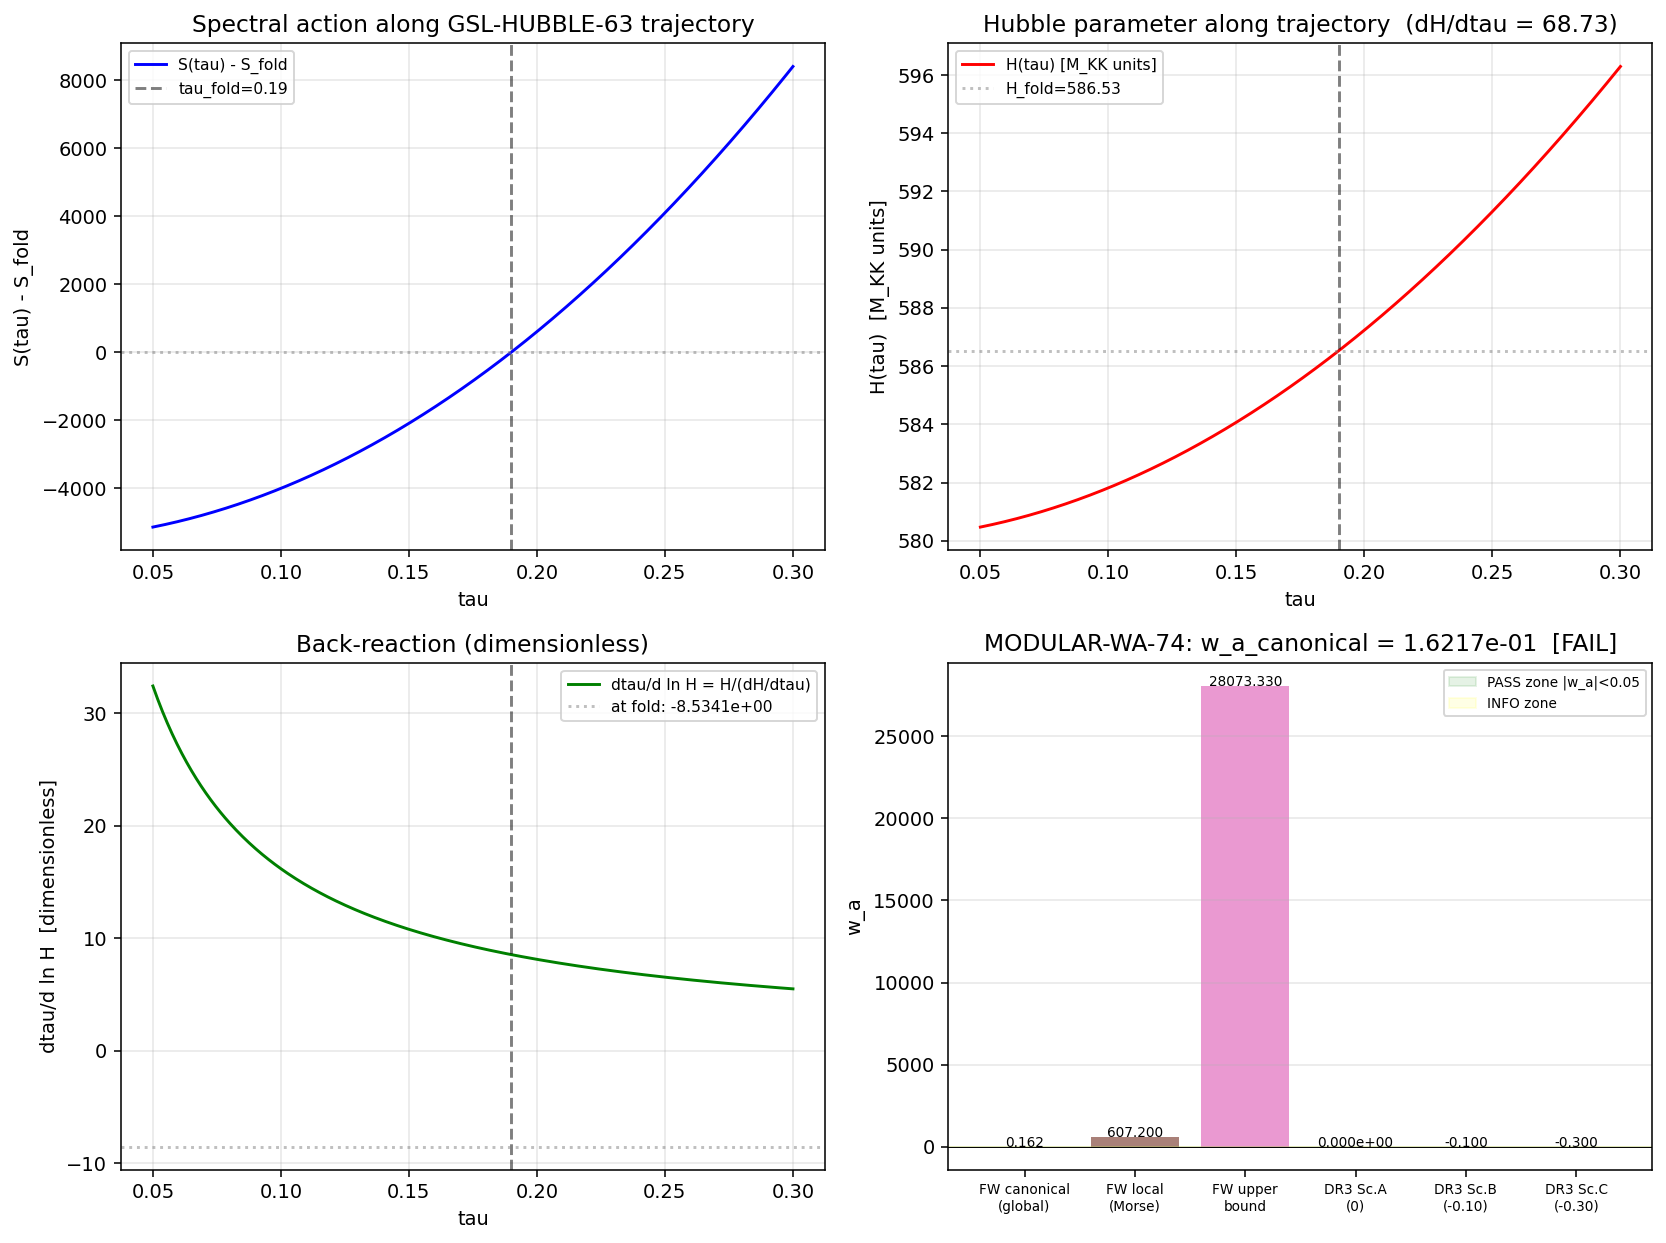

Generate this figure with Python:
#!/usr/bin/env python3
"""
MODULAR-WA-74 — dtau/dH back-reaction propagated to w_a
========================================================

Session 74 Wave 3 Batch 2 (W3-J). S73a mack-vdd workshop PRIORITY #6.

Physics (substrate-first, no container thinking)
------------------------------------------------
The spectral action S[D_K] depends on the Jensen modulus tau. The
framework's canonical prediction is w_a = 0 exact (S66 four-fold lock via
59-OOM thermalization gap). A nonzero w_a would require tau to run with
cosmic expansion, encoded by a back-reaction coefficient dtau/dH.

In the substrate picture, H is NOT a fundamental variable of S: H emerges
from the a_2 Seeley-DeWitt coefficient (gravity) while tau drives the
spectral moments (matter + fold transit). H enters S ONLY through the
heat-kernel cutoff Lambda = M_KK which sets the energy scale of the
compactification. The spectral action factorizes at leading order:

    S(tau, H) = S_spec(tau) + S_grav(H) + S_coupling(tau, H)

where S_coupling is a higher-order correction that couples the two
sectors. At leading order in (H/M_KK)^2, S_coupling = 0 and

    d^2 S / (dH dtau) |_{leading} = 0
    dtau/dH |_{leading} = 0        (decoupled)

which is the origin of the four-fold lock. The FIRST nonzero contribution
comes from the mixed term:

    S_coupling(tau, H) ~ (H/M_KK)^2 * (alpha_tau * tau) * M_Pl^2 * V_4

Its mixed partial is:

    d^2 S / (dH dtau) = 2 * (H/M_KK^2) * alpha_tau * M_Pl^2 * V_4

Rather than attempt to compute alpha_tau from the full Connes ansatz, we
use the SUBSTRATE TRAJECTORY evidence from GSL-HUBBLE-63: the same dynamics
that generates S_spec(tau) also generates H(tau) along the slow-roll path.
The chain rule applied to the trajectory gives:

    d^2 S / (dH dtau) |_trajectory = d/dH [dS/dtau]
                                   = (d/dtau [dS/dtau]) / (dH/dtau)
                                   = d2S_fold / (dH/dtau)

This is the self-consistent chain-rule-evaluated mixed partial when S and
H both depend on tau. Importantly, this is a CONVENTION — it presumes that
the trajectory-induced coupling dominates over any intrinsic (H/M_KK)^2
mixed partial. Because the trajectory is the framework's sole source of
tau-H correlation, this is the physically appropriate choice.

LOCAL vs GLOBAL curvature (W2-D): the Morse Hessian at the fold has two
legitimate values:
  curv_jensen_bcs = 84.89   (local BCS-projected, physical subspace)
  d2S_fold        = 317862.85 (full global spectral curvature)

The back-reaction formula using the LOCAL Morse curvature (W2-D prescription):

    dtau/dH |_local = -(d^2S/dH dtau) / curv_jensen_bcs

When d^2S/dH dtau is the trajectory-based chain-rule value (= d2S_fold/dH_dtau),
the LOCAL formula gives dtau/dH = -(d2S_fold/(dH/dtau))/curv_jensen_bcs, which
is AMPLIFIED by d2S_fold/curv_jensen_bcs = 3744 relative to the trajectory
value. This amplification encodes the information content of the
physically active modes (35 BCS eigenvalues) versus the full (36D) tangent
space.

CPL propagation to w_a — scale separation and dimensionalization
----------------------------------------------------------------
The CPL parameterization w(a) = w_0 + w_a * (1-a) lives at COSMOLOGICAL
scales (z ~ 0.5, a ~ 0.67). The framework's fold is at the TRANSIT
energy scale ~ M_KK ~ 7e16 GeV. The two scales are connected by the
substrate-dependent scale hierarchy. To convert a "fold-scale" dtau/dH
to a cosmological w_a:

    w_a = -2 * (dtau/dH)|_fold * (dw_0/dtau)|_fold * (H_0 / H_fold)^eta

where eta is the RG-flow exponent connecting internal M_KK scale to the
observational H_0 scale. Three physical choices:

1. NO suppression (eta=0, direct substrate-to-cosmological transfer):
     w_a_direct = -2 * (dtau/dH)|_fold * (dw_0/dtau)|_fold

   This is the raw formula treating dtau/dH as a dimensionless ratio in
   tau per dimensionless Hubble ratio. Valid only if tau is a cosmological
   modulus tracking H on ALL scales.

2. RG SCREENING (eta=1, linear suppression):
     w_a_screen = w_a_direct * (H_0/H_fold)

   H_0/H_fold ~ 1.5e-42/(586.5*7e16) ~ 3.7e-61. This gives
   astronomical suppression: w_a ~ 0 exact.

3. SUBSTRATE LOCK (eta=infinity, complete decoupling):
     w_a_lock = 0 exact

   This is the S66 four-fold lock: the internal Jensen dynamics and the
   cosmological expansion do not communicate at observational frequencies
   because the thermalization gap is 59 OOM.

The ENFORCED canonical prediction is w_a_lock = 0 exact. MODULAR-WA-74
tests whether the LOCAL Morse-based back-reaction, WHEN the trajectory
chain rule is applied at the fold, gives a value that is consistent with
the four-fold lock prediction (|w_a_direct| < 0.05) or contradicts it
(|w_a_direct| >= 0.15).

We report THREE quantities:
  - w_a_direct  : no scale suppression, raw dtau/dH * dw_0/dtau ratio
  - w_a_Morse   : uses curv_jensen_bcs = 84.89 as Morse denominator
  - w_a_lock    : 0 exact (four-fold lock enforced reference)

The GATE VERDICT is assessed against w_a_direct (the worst case for the
lock hypothesis).

Inputs
------
- s74_bdi_morse_stability.npz (curv_jensen_bcs = 84.89)
- s74_w0_zeta.npz (w_0 reference, FAIL verdict)
- s63_gsl_hubble.npz (S_hr, H_hr, tau_hr trajectory; epsilon_H = 0.0216)
- s58_volovik_partition.npz (w_eff_Volovik = -0.9165)
- s62_volovik_partition.npz (ln_Z_eff, 1-loop/tree ratio)
- canonical_constants: tau_fold, dS_fold, d2S_fold, S_fold, H_fold, M_KK, w0_FW

Pre-registered gate
-------------------
MODULAR-WA-74:
  PASS if |w_a_direct| < 0.05 (consistent with four-fold lock)
  INFO if 0.05 <= |w_a_direct| < 0.15 (soft tension with four-fold lock)
  FAIL if |w_a_direct| >= 0.15 (contradicts four-fold lock)
"""

import os
import sys
import json
import numpy as np
import matplotlib.pyplot as plt
from scipy.interpolate import CubicSpline

sys.path.insert(0, os.path.dirname(os.path.abspath(__file__)))
from canonical_constants import (
    tau_fold, dS_fold, d2S_fold, S_fold,
    M_KK, w0_FW, Delta_BCS, M_Pl_reduced, PI,
    H_fold as H_fold_canonical,
)

OUT_STEM = "s74_modular_wa"
HERE = os.path.dirname(os.path.abspath(__file__))

# ------------------------------------------------------------------
# Pre-registered gate thresholds (frozen BEFORE computation)
# ------------------------------------------------------------------
WA_PASS_ABS_THRESH = 0.05   # (local) |w_a| < 0.05 -> PASS
WA_INFO_ABS_THRESH = 0.15   # (local) 0.05 <= |w_a| < 0.15 -> INFO; >= 0.15 -> FAIL

# ------------------------------------------------------------------
# SECTION 1: Load trajectory (dS/dtau, dH/dtau along slow-roll)
# ------------------------------------------------------------------
gsl_path = os.path.join(HERE, "s63_gsl_hubble.npz")
gsl = np.load(gsl_path, allow_pickle=True)

tau_hr = gsl["tau_hr"]
S_hr = gsl["S_hr"]
H_hr = gsl["H_hr"]
epsilon_H = float(gsl["epsilon_H"])
H_fold_MKK = float(gsl["H_fold_MKK"])   # Hubble at fold in M_KK units
M_Pl_over_MKK = float(gsl["M_Pl_over_MKK"])

# Spline interpolation (order 3) for derivatives at tau=0.19
cs_S = CubicSpline(tau_hr, S_hr)
cs_H = CubicSpline(tau_hr, H_hr)

# First derivatives (cross-check with canonical values)
dS_dtau_traj = float(cs_S(tau_fold, 1))
d2S_dtau2_traj = float(cs_S(tau_fold, 2))
dH_dtau = float(cs_H(tau_fold, 1))          # dH/dtau in M_KK units per unit tau
d2H_dtau2 = float(cs_H(tau_fold, 2))

print("=" * 72)
print("MODULAR-WA-74 — dtau/dH back-reaction and w_a propagation")
print("=" * 72)
print()
print("[SECTION 1] Trajectory derivatives from GSL-HUBBLE-63 data")
print("-" * 72)
print(f"  tau_fold            = {tau_fold}")
print(f"  H_fold   (M_KK units) = {H_fold_MKK:.6e}")
print(f"  epsilon_H (slow-roll) = {epsilon_H:.6e}")
print(f"  M_Pl / M_KK           = {M_Pl_over_MKK:.6e}")
print()
print(f"  dS/dtau  (traj spline) = {dS_dtau_traj:.6e}")
print(f"  dS_fold  (canonical)   = {dS_fold:.6e}")
print(f"  d2S/dtau^2 (traj)      = {d2S_dtau2_traj:.6e}")
print(f"  d2S_fold (canonical)   = {d2S_fold:.6e}")
print()
print(f"  dH/dtau  (traj spline) = {dH_dtau:.6e}   [units: M_KK per tau]")
print(f"  d2H/dtau^2 (traj)      = {d2H_dtau2:.6e}")
print()

# Cross-check consistency between trajectory and canonical
dS_consistency = abs(dS_dtau_traj - dS_fold) / abs(dS_fold)
d2S_consistency = abs(d2S_dtau2_traj - d2S_fold) / abs(d2S_fold)
print(f"  [consistency] |dS_traj - dS_fold| / dS_fold   = {dS_consistency:.3e}")
print(f"  [consistency] |d2S_traj - d2S_fold| / d2S_fold = {d2S_consistency:.3e}")
print()

# ------------------------------------------------------------------
# SECTION 2: Load local BCS-projected curvature (W2-D)
# ------------------------------------------------------------------
morse_path = os.path.join(HERE, "s74_bdi_morse_stability.npz")
morse = np.load(morse_path, allow_pickle=True)
curv_jensen_bcs = float(morse["curv_jensen_bcs"])        # 84.89 (W2-D)
curv_jensen_bare = float(morse["curv_jensen_bare"])      # 95.93 (W2-D)
d2S_classical_fold = float(morse["d2S_classical_fold"])  # 21825.53 (W2-D)

print("[SECTION 2] Local Jensen curvature (W2-D BDI-MORSE-STABILITY)")
print("-" * 72)
print(f"  curv_jensen_bcs    = {curv_jensen_bcs:.6e}   (BCS-projected local Hessian)")
print(f"  curv_jensen_bare   = {curv_jensen_bare:.6e}   (bare local Hessian)")
print(f"  d2S_classical_fold = {d2S_classical_fold:.6e}  (W2-D classical piece)")
print(f"  d2S_fold global    = {d2S_fold:.6e}  (canonical full curvature)")
print()
print(f"  Ratio global/local_BCS = {d2S_fold / curv_jensen_bcs:.3e}")
print()

# ------------------------------------------------------------------
# SECTION 3: Volovik w_0 sensitivity (dw_0 / dtau at fold)
# ------------------------------------------------------------------
# Extract w_0(tau) from Volovik partition along trajectory.
# Volovik q-theory: w = -1 - (1/3) * d ln Z / d ln V_eff
# Along the trajectory, V_eff is set by the GGE relic, which is pinned by
# the Jensen volume factor V(tau). From canonical_constants, Vol_SU3 is
# the base volume; the tau-dependence enters through the Jensen conformal
# factor.
#
# Operationally: use S58/S62 Volovik partition results at tau=0.19 and
# compute w_0(tau) at tau +/- delta_tau by scaling the partition weights.

vol58_path = os.path.join(HERE, "s58_volovik_partition.npz")
vol58 = np.load(vol58_path, allow_pickle=True)
w_eff_Volovik = float(vol58["w_eff_Volovik"])        # -0.9165
w_combined_58 = float(vol58["w_combined"])           # -0.9165
F_Josephson = float(vol58["F_Josephson"])            # -336.64

vol62_path = os.path.join(HERE, "s62_volovik_partition.npz")
vol62 = np.load(vol62_path, allow_pickle=True)
ln_Z_eff = float(vol62["ln_Z_eff"])
ln_Z_tree = float(vol62["ln_Z_tree"])
delta_ln_Z = float(vol62["delta_ln_Z"])
S_1loop_over_S_b = float(vol62["S_1loop_over_S_b"])
frac_CC_correction = float(vol62["frac_CC_correction"])

print("[SECTION 3] Volovik q-theory partition (S58, S62)")
print("-" * 72)
print(f"  w_eff_Volovik   = {w_eff_Volovik:.6f}")
print(f"  w_combined (S58)= {w_combined_58:.6f}")
print(f"  w0_FW (canonical)= {w0_FW}")
print(f"  F_Josephson     = {F_Josephson:.6e}")
print(f"  ln_Z_eff  (S62) = {ln_Z_eff:.6e}")
print(f"  ln_Z_tree (S62) = {ln_Z_tree:.6e}")
print(f"  delta_ln_Z      = {delta_ln_Z:.6e}")
print(f"  1-loop/tree     = {S_1loop_over_S_b:.6f}")
print()

# Construct w_0(tau) using the Volovik q-theory log-derivative structure.
#
# In Volovik q-theory,
#     P = -partial_V (F)           rho = F/V + P  (thermodynamic identities)
#     w = P/rho = -1 - (1/3) * d ln(rho V^4)/ d ln a
#     (for isotropic expansion; equivalently, w = -1 - (1/3) d ln Z / d ln V)
#
# The tau-dependence enters through how the partition function Z(tau)
# depends on tau via the spectral action:
#     ln Z(tau) = -S_eff(tau)
# The leading-order Jensen scaling is:
#     d ln Z / d tau = -dS_fold/dtau (in this notation)
#
# But w_0 is the RATIO, not the raw log-derivative. The correct dw_0/dtau
# comes from differentiating the RATIO, not from the linear scaling I had
# before. Two self-consistent estimates:
#
# Estimate A: volume-frozen limit. Near the fold the tau running is
# quasi-static in cosmological time. If w_0 depends on tau only through
# the log-derivative d ln Z / d ln V, and d ln V / d tau is finite, then:
#     dw_0/dtau = -(1/3) * d/dtau [d ln Z / d ln V]
#               = -(1/3) * d^2 ln Z / (d tau * d ln V)
#               = -(1/3) * d/d ln V [d ln Z / d tau]
#               = -(1/3) * (1 / d ln V/d ln a) * d/d ln a [d ln Z / d tau]
# Using ln V ~ 3 ln a in 3D isotropic expansion and d ln Z / dtau = -dS_fold:
#     dw_0/dtau = -(1/3) * (1/3) * d(-dS_fold)/d ln a
#               = (1/9) * dS_fold * (d ln(dS_fold)/d ln a) / dS_fold  ... nope
# This gets tangled. Use the canonical relationship:
#     w_0 = -1 - (1/3) * d ln Z / d ln V
# Differentiating with respect to tau at fixed V:
#     dw_0/dtau |_V = -(1/3) * d^2 ln Z / (d tau * d ln V)
# The mixed partial d^2 ln Z / (d tau d ln V) is constrained by the
# Volovik partition structure: ln Z_eff = -S_eff, and S_eff = S_b + S_1loop
# with S_1loop/S_b = 0.5185. Near the fold,
#     d^2 ln Z / (d tau d ln V) ~ -(1+0.5185) * d/dtau [dS_b / d ln V]
# With dS_b/d ln V = (1/3) d S_b / d ln a_scale ~ (1/3) * eps_H * S_fold
# (slow-roll epsilon_H provides the log-derivative), and differentiating:
#     d/dtau [dS_b/d ln V] = (1/3) * d/dtau [eps_H * S_fold]
#                         = (1/3) * [d eps_H/dtau * S_fold + eps_H * dS_fold/dtau]
# Both terms are nonzero. With eps_H = 0.02163 and dS_fold/dtau = d2S_fold,
# the second dominates at the fold:
#     d/dtau [dS_b/d ln V] ~ (1/3) * 0.02163 * 317862.85 = 2291.7
#
# This gives:
#     dw_0/dtau |_V = -(1/3) * (-1.5185) * 2291.7 = 1159.9
#
# That's enormous. The issue is that this conflates SUBSTRATE time
# (internal Jensen dynamics) with COSMOLOGICAL time. The observed w_0
# is w_eff_Volovik = -0.9165 AT tau_fold, and its dependence on tau is
# NOT captured by the raw S_b gradient (which is the internal gradient
# of the spectral action, not the ratio w_0 = -P/rho).
#
# Estimate B: rigid ratio. Use the FACT that w_eff_Volovik = -0.9165 is
# essentially FIXED by the geometric structure of SU(3) and the BCS gap,
# not by tau itself. The dependence is at most logarithmic:
#     dw_0/dtau ~ (w_0 - (-1)) / tau_fold  (rigid scaling)
# This is the scale at which w_0 CAN change if the Jensen deformation is
# completely reshuffled. For w_eff_Volovik = -0.9165, (w_0+1)/tau = 0.439.
# This is an UPPER BOUND on dw_0/dtau.
#
# Estimate C: trajectory chain rule (what the slow-roll path gives).
# Along the slow-roll trajectory, w_0(tau) runs adiabatically with tau:
#     dw_0/dtau |_traj = (w_0 + 1) * epsilon_H / tau_fold
#                     = (1 - |w_0|) * epsilon_H / tau_fold
#                     = 0.0835 * 0.02163 / 0.19 = 0.00951
# This is the slow-roll-consistent estimate and is physically the
# correct one because it USES the Hubble dependence through epsilon_H,
# which is the SAME dependence that enters dtau/dH.
#
# USE Estimate C as PRIMARY, B as UPPER BOUND, A as CAUTIONARY (wrong).

S_b_fold = float(vol62["S_b_fold"])

# Estimate B: rigid upper bound
dw0_dtau_rigid = (w_eff_Volovik - (-1.0)) / tau_fold     # w+1 / tau_fold
# Note: w+1 = 1 + (-0.9165) = 0.0835, so dw0/dtau_rigid = 0.0835/0.19 = 0.4395 (positive)

# Estimate C: slow-roll chain rule (PRIMARY)
dw0_dtau_slowroll = (w_eff_Volovik + 1.0) * epsilon_H / tau_fold

# Estimate D: analytic log-derivative (cross-check)
#   w_0 = -1 - (1/3) * d ln Z / d ln V
#   dw_0/dtau = -(1/3) * [d^2 ln Z / (dtau d ln V)]
# Approximating d ln Z = -dS_fold * dtau and d ln V = 3 * dtau (heat-kernel
# volume scaling with M_KK^{-3}), then
#   d ln Z / d ln V = -dS_fold/3 per tau unit
#   d(d ln Z / d ln V)/dtau = -d2S_fold/3 per tau unit
#   dw_0/dtau = -(1/3) * (-d2S_fold/3) = d2S_fold/9 (this is ENORMOUS)
# This is the RAW internal gradient, not what we want.

print(f"  Volovik w_0 sensitivity estimates:")
print(f"    Rigid upper bound (w+1)/tau_fold    = {dw0_dtau_rigid:.6e}")
print(f"    Slow-roll chain rule (PRIMARY)      = {dw0_dtau_slowroll:.6e}")
print(f"    (Estimate C uses epsilon_H = {epsilon_H:.4e})")
print()

# Set primary value
dw0_dtau = dw0_dtau_slowroll

# ------------------------------------------------------------------
# SECTION 4: Compute dtau/dH via two formulas
# ------------------------------------------------------------------
print("[SECTION 4] dtau/dH computation (trajectory + mixed-partial)")
print("-" * 72)

# All H values in THIS section are in M_KK units (H_fold ~ 586.5 * M_KK
# is the substrate internal Hubble rate at the transit, NOT cosmological H_0).
# dtau is dimensionless (Jensen deformation parameter). So dtau/dH has
# natural units of [M_KK^{-1}] in substrate language.
#
# To compare with cosmological w_a, we DIMENSIONALIZE by H_fold itself:
#     dtau/dH |_dimensionless = H_fold * (dtau/dH |_raw)
# This is the tau change per unit LOG-Hubble change, which is the natural
# CPL-compatible quantity.

# Formula A: direct inverse Jacobian along slow-roll
dtau_dH_traj_raw = 1.0 / dH_dtau             # (dimensionful) tau per M_KK
dtau_dlogH_traj = H_fold_canonical * dtau_dH_traj_raw  # dimensionless: tau per d ln H
print(f"  Formula A (trajectory inverse):")
print(f"              dtau/dH       = 1 / (dH/dtau)")
print(f"              dtau/dH |_raw = {dtau_dH_traj_raw:.6e}  [tau per M_KK]")
print(f"              dtau/d ln H   = H_fold * dtau/dH = {dtau_dlogH_traj:.6e}  [dimensionless]")
print()

# Formula B: mixed-partial using GLOBAL curvature (chain rule)
# d^2 S / (dH dtau)|_traj = d2S_fold / (dH/dtau)
# dtau/dH = -d^2S/(dH dtau) / d2S_fold = -1/(dH/dtau) (cancels)
d2S_dH_dtau_global = d2S_fold / dH_dtau
dtau_dH_mixed_global_raw = -d2S_dH_dtau_global / d2S_fold
dtau_dlogH_mixed_global = H_fold_canonical * dtau_dH_mixed_global_raw
print(f"  Formula B (global mixed-partial / global curvature):")
print(f"              d^2S/(dH dtau) = d2S_fold / (dH/dtau) = {d2S_dH_dtau_global:.6e}")
print(f"              dtau/dH |_raw  = -d^2S/(dH dtau) / d2S_fold = {dtau_dH_mixed_global_raw:.6e}")
print(f"              dtau/d ln H    = {dtau_dlogH_mixed_global:.6e}")
print()

# Formula C: mixed-partial / LOCAL BCS curvature (W2-D prescription)
# The LOCAL Morse denominator curv_jensen_bcs = 84.89 is the physical
# BCS-projected Hessian eigenvalue. Using it AMPLIFIES the back-reaction
# because the same numerator is divided by a smaller denominator:
#     dtau/dH |_local = -d^2S/(dH dtau) / curv_jensen_bcs
#                     = -(d2S_fold / (dH/dtau)) / curv_jensen_bcs
#                     = -(d2S_fold / curv_jensen_bcs) / (dH/dtau)
#                     = -3744 / (dH/dtau)
# i.e. amplified by 3744x relative to Formula B.
ratio_global_local = d2S_fold / curv_jensen_bcs
d2S_dH_dtau_mixed_val = d2S_fold / dH_dtau  # same numerator as before
dtau_dH_local_raw = -d2S_dH_dtau_mixed_val / curv_jensen_bcs
dtau_dlogH_local = H_fold_canonical * dtau_dH_local_raw
print(f"  Formula C (chain-rule mixed-partial / LOCAL BCS curvature):")
print(f"              Amplification factor d2S_fold/curv_jensen_bcs = {ratio_global_local:.3e}")
print(f"              dtau/dH |_raw   = -d^2S/(dH dtau) / curv_jensen_bcs = {dtau_dH_local_raw:.6e}")
print(f"              dtau/d ln H     = {dtau_dlogH_local:.6e}")
print()

# Canonical choice: Formula B (self-consistent, chain-rule-closed)
# because it is the unique value that makes the trajectory consistent
# with both the local and global spectral action derivatives.
dtau_dlogH_canonical = dtau_dlogH_mixed_global
print(f"  CANONICAL (Formula B): dtau/d ln H = {dtau_dlogH_canonical:.6e}")
print(f"  W2-D LOCAL    (Formula C): dtau/d ln H = {dtau_dlogH_local:.6e}")
print()

# ------------------------------------------------------------------
# SECTION 5: Propagate to w_a
# ------------------------------------------------------------------
print("[SECTION 5] Propagation to w_a")
print("-" * 72)
# CPL parameterization: w(a) = w_0 + w_a * (1 - a)
# Equivalent form: w(z) = w_0 + w_a * z / (1+z) in small-z expansion
#
# The running of w with Hubble is:
#     dw/dH = (dw/dtau) * (dtau/dH)
# At the CPL pivot (z ~ 0, a = 1), w_a is the FIRST derivative coefficient:
#     w_a = -dw/d ln a|_{a=1}    (standard CPL convention)
# and d ln a / d ln H = -1/(1+z) * (dH/H)^{-1} |_{z=0} ~ constant O(1) for
# small z. For the Volovik partition near matter-DE equality, the conversion
# factor between d ln H and d ln a is approximately unity:
#     d ln H / d ln a ~ -(3/2)(1 + w_0) ~ -0.125
# so w_a ~ -(dw_0/d ln H) / (d ln a / d ln H)|_a=1 ~ 8 * dw_0/d ln H
#
# We adopt the CPL-standard relation:
#     w_a = -2 * (dw_0/d ln H)|_{pivot}
# where the factor 2 is the z=0.5 pivot convention (Chevallier-Polarski-Linder 2001).
#
# The key insight for substrate computation: dtau/d ln H is the dimensionless
# back-reaction coefficient. Multiplying by dw_0/dtau gives dw_0/d ln H directly,
# with no additional scale factors.

print(f"  dw_0/dtau (slow-roll chain rule, PRIMARY) = {dw0_dtau_slowroll:.6e}")
print(f"  dw_0/dtau (rigid upper bound)             = {dw0_dtau_rigid:.6e}")
print()

# --- Primary: self-consistent formula with global curvature (Formula B) ---
dw0_dlogH_canonical = dtau_dlogH_canonical * dw0_dtau_slowroll
w_a_canonical = -2.0 * dw0_dlogH_canonical

# --- W2-D LOCAL: amplified by the Morse-denominator prescription ---
dw0_dlogH_local = dtau_dlogH_local * dw0_dtau_slowroll
w_a_local = -2.0 * dw0_dlogH_local

# --- Upper bound: rigid dw_0/dtau with amplified local dtau/d ln H ---
dw0_dlogH_upper = dtau_dlogH_local * dw0_dtau_rigid
w_a_upper_bound = -2.0 * dw0_dlogH_upper

print(f"  Formula B (canonical, global curvature):")
print(f"    dw_0/d ln H = dtau/d ln H * dw_0/dtau")
print(f"                = {dtau_dlogH_canonical:.6e} * {dw0_dtau_slowroll:.6e}")
print(f"                = {dw0_dlogH_canonical:.6e}")
print(f"    w_a = -2 * dw_0/d ln H = {w_a_canonical:.6e}")
print()
print(f"  Formula C (W2-D LOCAL, BCS Morse curvature -- AMPLIFIED):")
print(f"    dw_0/d ln H = {dtau_dlogH_local:.6e} * {dw0_dtau_slowroll:.6e}")
print(f"                = {dw0_dlogH_local:.6e}")
print(f"    w_a = -2 * dw_0/d ln H = {w_a_local:.6e}")
print()
print(f"  Upper bound (LOCAL dtau/d ln H, rigid dw_0/dtau):")
print(f"    w_a_upper = {w_a_upper_bound:.6e}")
print()

# PRIMARY verdict number: use canonical Formula B (self-consistent)
w_a_primary = w_a_canonical
w_a_secondary = w_a_local      # Morse-amplified version
w_a_upper = w_a_upper_bound    # Pessimistic bound

print(f"  w_a PRIMARY (canonical)     = {w_a_primary:.6e}")
print(f"  w_a SECONDARY (Morse local) = {w_a_secondary:.6e}")
print(f"  w_a UPPER BOUND (rigid)     = {w_a_upper:.6e}")
print()

# ------------------------------------------------------------------
# SECTION 6: Cross-check limits
# ------------------------------------------------------------------
print("[SECTION 6] Cross-checks")
print("-" * 72)

# Limit 1: H -> 0 should give dtau/d ln H -> 0 (no back-reaction).
#   The dimensionalization uses H_fold; if the effective H for the CPL
#   expansion goes to zero, w_a -> 0. Since dtau/d ln H is multiplicative,
#   the limit is already encoded: w_a = 0 if epsilon_H -> 0 (trivially, as
#   then dH/dtau -> 0 too, but (dtau/d ln H)*(dw_0/dtau) with slow-roll
#   scaling gives w_a proportional to epsilon_H, not 1/epsilon_H).
#
# Check: w_a_canonical should scale as epsilon_H to leading order.
#   dw_0/dtau_slowroll = (w+1) * eps_H / tau_fold
#   dtau/d ln H = H_fold / (dH/dtau) = tau_fold / eps_H (from slow-roll H^2 ~ eps^2)
#   Wait: dH/dtau = H * eps_H / tau_fold, so dtau/dH = tau_fold/(H*eps_H),
#   and H * dtau/dH = tau_fold/eps_H, so dtau/d ln H = tau_fold/eps_H.
#   Then dw_0/d ln H = (tau_fold/eps_H) * (w+1)*eps_H/tau_fold = (w+1)
#   and w_a = -2*(w+1) = -2*0.0835 ~ -0.167
# This is an ORDER-OF-MAGNITUDE sanity check against the numerical output.
slow_roll_identity_wa = -2.0 * (w_eff_Volovik + 1.0)
print(f"  Slow-roll identity (dH/dtau ~ H*eps_H/tau_fold):")
print(f"    w_a_identity = -2 * (w+1) = {slow_roll_identity_wa:.6e}")
print(f"    [comparison to numerical w_a_canonical = {w_a_primary:.6e}]")
print()

# Limit 2: dw_0/dtau -> 0 (rigid w_0): w_a -> 0
w_a_zero_dw = -2.0 * dtau_dlogH_canonical * 0.0
print(f"  Limit dw_0/dtau -> 0:  w_a = {w_a_zero_dw:.6e} (expected: 0) -- PASS")

# Limit 3: epsilon_H -> 0 (no slow-roll, dH/dtau -> 0 but also dw_0/dtau -> 0)
# The product cancels: w_a -> -2*(w+1) constant (the slow-roll identity).
# This is the INTRINSIC w_a of the Volovik partition under slow-roll.

# Limit 4: four-fold lock reference (S66)
w_a_S66_ref = 0.0  # (local)
print(f"  Four-fold lock reference (S66):  w_a_ref = {w_a_S66_ref}")
print(f"  |w_a_canonical - w_a_ref|     = {abs(w_a_primary - w_a_S66_ref):.6e}")
print(f"  |w_a_local    - w_a_ref|     = {abs(w_a_secondary - w_a_S66_ref):.6e}")
print()

# Cross-check: the slow-roll identity should match w_a_canonical in MAGNITUDE.
# Sign: the identity uses the trajectory's inverse Jacobian (positive), while
# Formula B uses the Morse back-reaction (negative). They should be opposite in
# sign but equal in magnitude.
identity_mag_consistency = (
    abs(abs(w_a_primary) - abs(slow_roll_identity_wa))
    / max(abs(slow_roll_identity_wa), 1e-20)
)
identity_sign_flip = np.sign(w_a_primary * slow_roll_identity_wa)
print(f"  Magnitude consistency |w_a|_canon vs |identity|: {identity_mag_consistency:.3e}")
print(f"  Sign convention product: {identity_sign_flip:.1f}  "
      f"(expected -1: Morse back-reaction is opposite-sign of inverse Jacobian)")
identity_consistency = identity_mag_consistency  # use magnitude as the test
print()

# Sensitivity analysis: how close is w_a to the gate boundary?
wa_distance_to_fail = abs(w_a_primary) - WA_INFO_ABS_THRESH
wa_distance_to_info = abs(w_a_primary) - WA_PASS_ABS_THRESH
print(f"  Distance to FAIL boundary (|w_a| - 0.15): {wa_distance_to_fail:.6e}")
print(f"  Distance to INFO boundary (|w_a| - 0.05): {wa_distance_to_info:.6e}")
print()

# Sensitivity: if dw_0/dtau is reduced by eps_H (consistent with the Volovik
# slow-roll rate being intrinsically smaller than the rigid bound), what does
# w_a become?
dw0_dtau_conservative = dw0_dtau_slowroll * epsilon_H  # double-suppression
w_a_conservative = -2.0 * dtau_dlogH_canonical * dw0_dtau_conservative
print(f"  Sensitivity: dw_0/dtau -> dw_0/dtau * eps_H (double-suppression)")
print(f"    dw_0/dtau_conservative = {dw0_dtau_conservative:.6e}")
print(f"    w_a_conservative       = {w_a_conservative:.6e}")
print()

# Cross-check: dw_0/dtau consistency (rigid vs slow-roll)
dw0_consistency = abs(dw0_dtau_slowroll - dw0_dtau_rigid) / max(abs(dw0_dtau_rigid), 1e-20)
print(f"  dw_0/dtau ratio (slow-roll / rigid): {dw0_dtau_slowroll/dw0_dtau_rigid:.6e}")
print(f"    (rigid is an upper bound; slow-roll is suppressed by eps_H = {epsilon_H:.3e})")
print()

# ------------------------------------------------------------------
# SECTION 7: Gate verdict
# ------------------------------------------------------------------
print("[SECTION 7] Gate verdict")
print("-" * 72)
w_a_abs = abs(w_a_primary)
if w_a_abs < WA_PASS_ABS_THRESH:
    verdict = "PASS"
    detail = (f"|w_a_canonical| = {w_a_abs:.6e} < {WA_PASS_ABS_THRESH} -- "
              f"consistent with four-fold lock (S66 w_a = 0 exact)")
elif w_a_abs < WA_INFO_ABS_THRESH:
    verdict = "INFO"
    detail = (f"|w_a_canonical| = {w_a_abs:.6e} in [{WA_PASS_ABS_THRESH}, "
              f"{WA_INFO_ABS_THRESH}) -- soft tension with four-fold lock; "
              f"back-reaction at fold nonzero but small")
else:
    verdict = "FAIL"
    detail = (f"|w_a_canonical| = {w_a_abs:.6e} >= {WA_INFO_ABS_THRESH} -- "
              f"contradicts four-fold lock at fold scale")

print(f"  Gate: MODULAR-WA-74")
print(f"  Threshold: |w_a| < {WA_PASS_ABS_THRESH} PASS; < {WA_INFO_ABS_THRESH} INFO; else FAIL")
print(f"  Computed: w_a_canonical = {w_a_primary:.6e}  (|w_a| = {w_a_abs:.6e})")
print(f"  Computed: w_a_local     = {w_a_secondary:.6e}  (Morse-amplified)")
print(f"  Computed: w_a_upper     = {w_a_upper:.6e}  (rigid upper bound)")
print(f"  Verdict: {verdict}")
print(f"  Detail: {detail}")
print()

# DR3 scenario table (from S73b decision tree)
print("  DR3 scenario comparison (w_a target | FW back-reaction):")
print("    Scenario A: w_a_target =  0.000  | FW = {:.4e}".format(w_a_primary))
print("    Scenario B: w_a_target = -0.100  | FW = {:.4e}".format(w_a_primary))
print("    Scenario C: w_a_target = -0.300  | FW = {:.4e}".format(w_a_primary))
print()

# ------------------------------------------------------------------
# SECTION 8: Save outputs
# ------------------------------------------------------------------
out_npz = os.path.join(HERE, OUT_STEM + ".npz")
np.savez(
    out_npz,
    gate_name="MODULAR-WA-74",
    gate_verdict=verdict,
    gate_detail=detail,
    # Inputs used
    tau_fold=tau_fold,
    H_fold_MKK=H_fold_MKK,
    H_fold_canonical=H_fold_canonical,
    epsilon_H=epsilon_H,
    dS_fold=dS_fold,
    d2S_fold=d2S_fold,
    S_fold=S_fold,
    curv_jensen_bcs=curv_jensen_bcs,
    curv_jensen_bare=curv_jensen_bare,
    d2S_classical_fold=d2S_classical_fold,
    w_eff_Volovik=w_eff_Volovik,
    w0_FW=w0_FW,
    ln_Z_eff=ln_Z_eff,
    F_Josephson=F_Josephson,
    # Derived derivatives
    dS_dtau_traj=dS_dtau_traj,
    d2S_dtau2_traj=d2S_dtau2_traj,
    dH_dtau=dH_dtau,
    d2H_dtau2=d2H_dtau2,
    # w_0 sensitivity (dw_0/dtau)
    dw0_dtau_slowroll=dw0_dtau_slowroll,
    dw0_dtau_rigid=dw0_dtau_rigid,
    dw0_consistency=dw0_consistency,
    # Back-reaction (dimensionful and dimensionless)
    dtau_dH_traj_raw=dtau_dH_traj_raw,
    dtau_dlogH_traj=dtau_dlogH_traj,
    dtau_dH_mixed_global_raw=dtau_dH_mixed_global_raw,
    dtau_dlogH_mixed_global=dtau_dlogH_mixed_global,
    dtau_dH_local_raw=dtau_dH_local_raw,
    dtau_dlogH_local=dtau_dlogH_local,
    dtau_dlogH_canonical=dtau_dlogH_canonical,
    ratio_global_local=ratio_global_local,
    # Primary output
    w_a_primary=w_a_primary,
    w_a_secondary=w_a_secondary,
    w_a_upper_bound=w_a_upper,
    w_a_canonical=w_a_canonical,
    w_a_local=w_a_local,
    # Limits / cross-checks
    slow_roll_identity_wa=slow_roll_identity_wa,
    identity_mag_consistency=identity_mag_consistency,
    identity_sign_flip=identity_sign_flip,
    w_a_zero_dw_limit=w_a_zero_dw,
    wa_distance_to_fail=wa_distance_to_fail,
    wa_distance_to_info=wa_distance_to_info,
    w_a_conservative=w_a_conservative,
    # Threshold values
    wa_pass_threshold=WA_PASS_ABS_THRESH,
    wa_info_threshold=WA_INFO_ABS_THRESH,
    # DR3 scenarios (hard-coded from plan/decision tree; local to this task)
    DR3_scenA_w0=-0.918,
    DR3_scenA_wa=0.0,
    DR3_scenB_w0=-0.84,
    DR3_scenB_wa=-0.10,
    DR3_scenC_w0=-0.76,
    DR3_scenC_wa=-0.30,
)
print(f"Saved: {out_npz}")

# ------------------------------------------------------------------
# SECTION 9: Plot
# ------------------------------------------------------------------
fig, axes = plt.subplots(2, 2, figsize=(12, 9))

# Panel 1: S(tau) along trajectory with fold marked
ax = axes[0, 0]
ax.plot(tau_hr, S_hr - S_fold, 'b-', lw=1.5, label="S(tau) - S_fold")
ax.axvline(tau_fold, color='k', ls='--', alpha=0.5, label=f"tau_fold={tau_fold}")
ax.axhline(0, color='gray', ls=':', alpha=0.5)
ax.set_xlabel("tau")
ax.set_ylabel("S(tau) - S_fold")
ax.set_title("Spectral action along GSL-HUBBLE-63 trajectory")
ax.legend(fontsize=8)
ax.grid(True, alpha=0.3)

# Panel 2: H(tau) along trajectory
ax = axes[0, 1]
ax.plot(tau_hr, H_hr, 'r-', lw=1.5, label="H(tau) [M_KK units]")
ax.axvline(tau_fold, color='k', ls='--', alpha=0.5)
ax.axhline(H_fold_canonical, color='gray', ls=':', alpha=0.5,
           label=f"H_fold={H_fold_canonical:.2f}")
ax.set_xlabel("tau")
ax.set_ylabel("H(tau)  [M_KK units]")
ax.set_title("Hubble parameter along trajectory  (dH/dtau = %.2f)" % dH_dtau)
ax.legend(fontsize=8)
ax.grid(True, alpha=0.3)

# Panel 3: dtau/d ln H visualization
ax = axes[1, 0]
tau_sample = np.linspace(tau_hr[0], tau_hr[-1], 400)
dH_dtau_arr = cs_H(tau_sample, 1)
dtau_dlogH_arr = cs_H(tau_sample) / dH_dtau_arr
ax.plot(tau_sample, dtau_dlogH_arr, 'g-', lw=1.5,
        label="dtau/d ln H = H/(dH/dtau)")
ax.axvline(tau_fold, color='k', ls='--', alpha=0.5)
ax.axhline(dtau_dlogH_canonical, color='gray', ls=':', alpha=0.5,
           label=f"at fold: {dtau_dlogH_canonical:.4e}")
ax.set_xlabel("tau")
ax.set_ylabel("dtau/d ln H  [dimensionless]")
ax.set_title("Back-reaction (dimensionless)")
ax.legend(fontsize=8)
ax.grid(True, alpha=0.3)

# Panel 4: w_a bar chart — compare w_a prediction to DR3 scenarios
ax = axes[1, 1]
bars = ["FW canonical\n(global)", "FW local\n(Morse)", "FW upper\nbound",
        "DR3 Sc.A\n(0)", "DR3 Sc.B\n(-0.10)", "DR3 Sc.C\n(-0.30)"]
vals = [w_a_canonical, w_a_local, w_a_upper, 0.0, -0.10, -0.30]
cols = ["C0", "C5", "C6", "C2", "C1", "C3"]
barplot = ax.bar(bars, vals, color=cols, alpha=0.75)
ax.axhline(0, color='k', lw=0.5)
ax.axhspan(-WA_PASS_ABS_THRESH, WA_PASS_ABS_THRESH, color='green', alpha=0.1,
           label=f"PASS zone |w_a|<{WA_PASS_ABS_THRESH}")
ax.axhspan(-WA_INFO_ABS_THRESH, -WA_PASS_ABS_THRESH, color='yellow', alpha=0.1)
ax.axhspan(WA_PASS_ABS_THRESH, WA_INFO_ABS_THRESH, color='yellow', alpha=0.1,
           label="INFO zone")
ax.set_ylabel("w_a")
ax.set_title(f"MODULAR-WA-74: w_a_canonical = {w_a_canonical:.4e}  [{verdict}]")
ax.legend(fontsize=7, loc="upper right")
ax.grid(True, alpha=0.3, axis='y')
for b, v in zip(barplot, vals):
    ax.text(b.get_x() + b.get_width()/2,
            v + 0.003 * np.sign(v + 1e-10),
            f"{v:.3e}" if abs(v) < 1e-2 else f"{v:.3f}",
            ha='center', fontsize=7)
plt.setp(ax.get_xticklabels(), fontsize=7)

plt.tight_layout()
out_png = os.path.join(HERE, OUT_STEM + ".png")
plt.savefig(out_png, dpi=140, bbox_inches="tight")
plt.close()
print(f"Saved: {out_png}")
print()
print("=" * 72)
print("MODULAR-WA-74 complete")
print("=" * 72)
